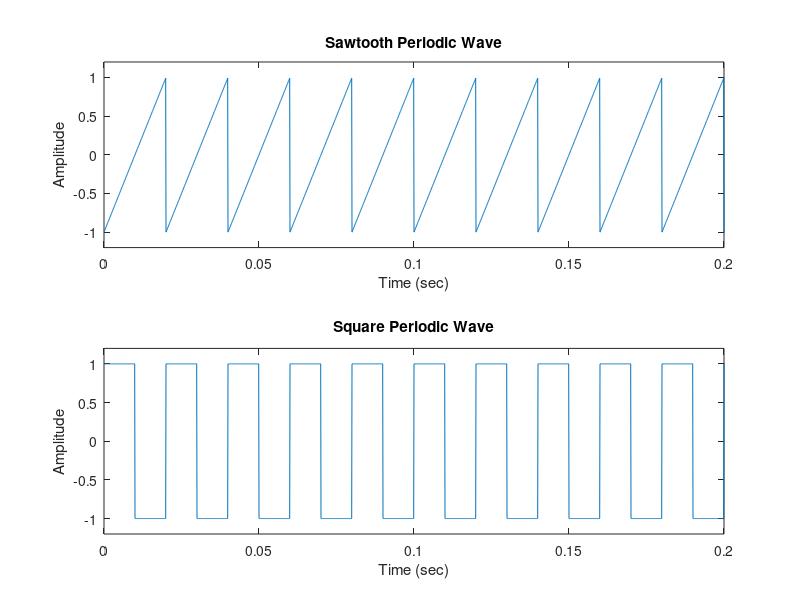

Write MATLAB code to recreate this figure.
fs = 10000;
t = 0:1/fs:1.5;
x1 = sawtooth(2*pi*50*t);
x2 = square(2*pi*50*t);
subplot(211),plot(t,x1), axis([0 0.2 -1.2 1.2])
xlabel('Time (sec)');
ylabel('Amplitude');
title('Sawtooth Periodic Wave');
subplot(212)
plot(t,x2)
axis([0 0.2 -1.2 1.2]);
xlabel('Time (sec)');
ylabel('Amplitude');
title('Square Periodic Wave');
